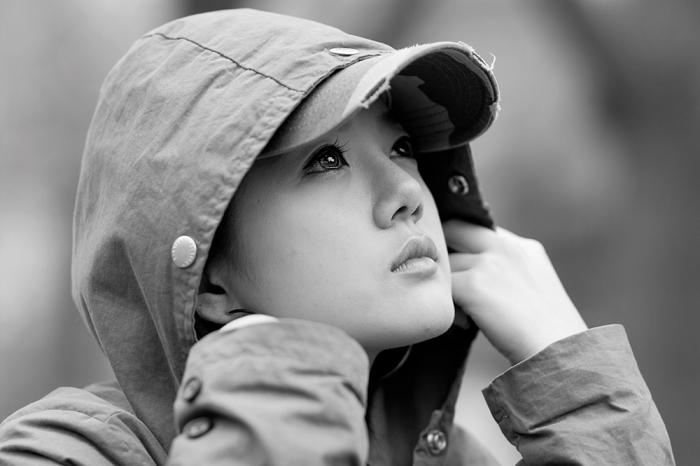
#> input picture BTLXLA_B20DCCN045_Hoàng Văn An/amban.jpg, 700 x 466 px, found by its file name
$ python phathienbientoiuu.py
#> lines starting #> are read from the running program, lines starting #| are printed output that depends on the picture
import cv2
import matplotlib.pyplot as plt
img = cv2.imread('amban.jpg', cv2.IMREAD_GRAYSCALE)
#> img: shape (466, 700); min 0, max 255, mean 133.7
canny_img = cv2.Canny(img, 50, 150)
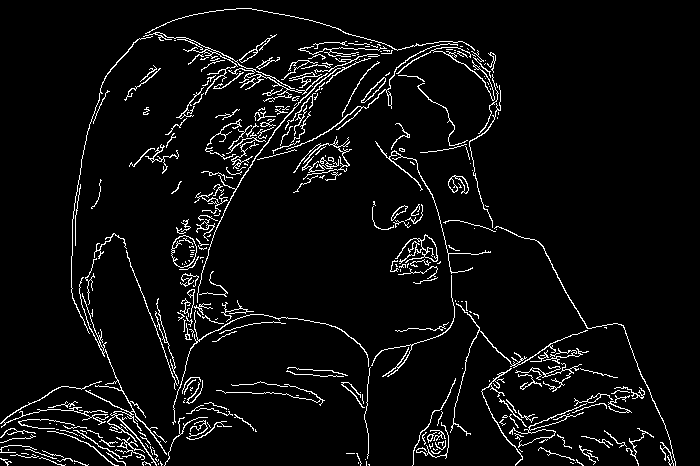
#> canny_img: shape (466, 700); 5.2% white in thin lines or dots
plt.subplot(1, 2, 1)
plt.imshow(img, cmap='gray')
plt.title('Ảnh Gốc')
plt.axis('off')
plt.subplot(1, 2, 2)
plt.imshow(canny_img, cmap='gray')
plt.title('Canny')
plt.axis('off')
plt.show()
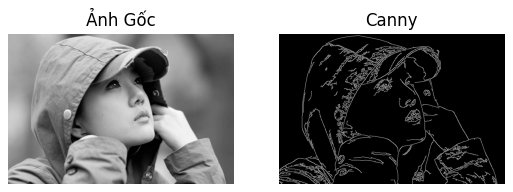
#> figure drawn by matplotlib, 2 panels
